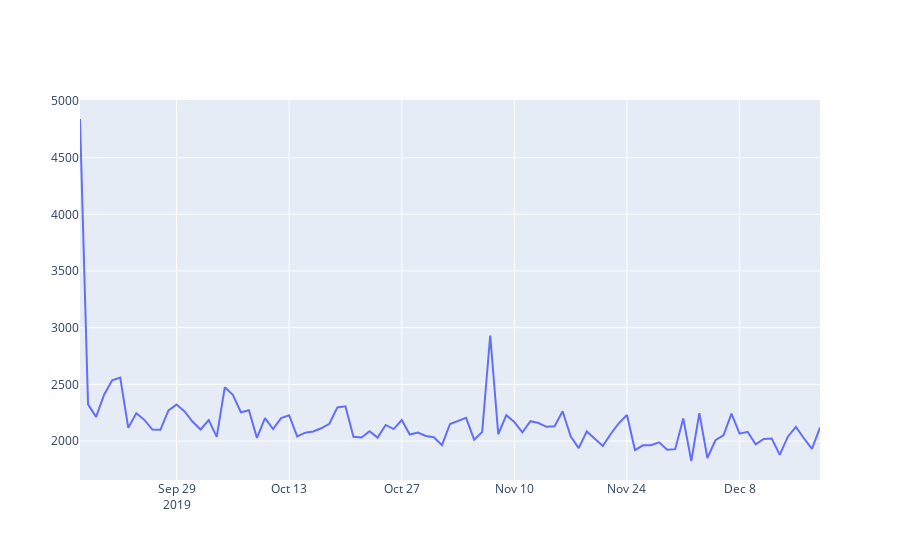

Notebook code for this chart:
### Code cell
#H_M
fig = go.Figure([go.Scatter(x=H_M['purchdate'], y=H_M['amount'])])
fig.show()
